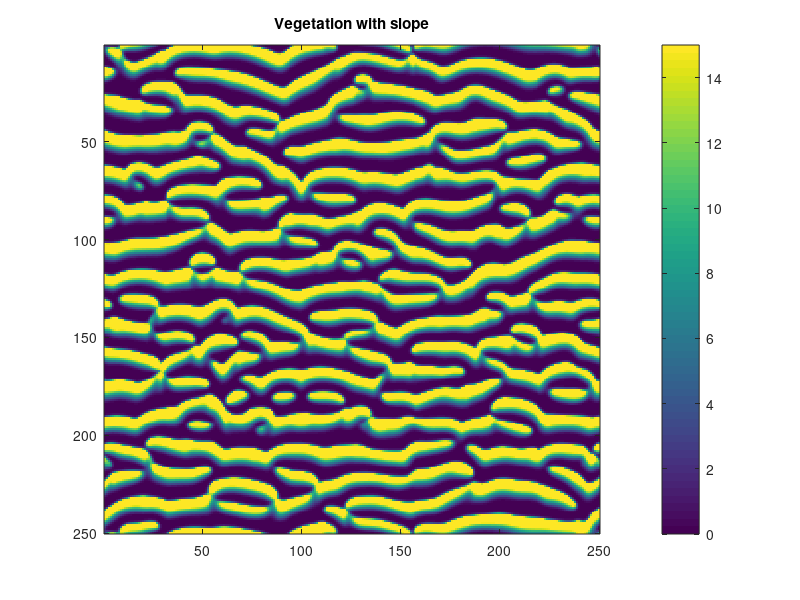

The MATLAB script that drew this image:
% MODEL EXERCISEFLAT
% Spatial redistribution of surface water.
% Stefan Dekker, Willem Bouten, Maarten Boerlijst en Max Rietkerk.
% Rietkerk et al. 2002. Self-organization of vegetation in arid ecosystems.
% The American Naturalist 160(4): 524-530.
% DeltaX, DeltaY, DifP, DifW and DifO have unrealistic values that differ from original
% publication to increase computation speed for educational purposes.

clear all
clc

% System discretisation (see remark above)
DeltaX=101; % (m)
DeltaY=101; % (m)

% Diffusion constants for plants, soil water and surface water (see remark above)
DifP=100;   % (m2.d-1)
DifW=1;     % (m2.d-1)
DifO=1000;  % (m2.d-1)

% Initial fraction of grid cells with bare ground 
frac=0.90;  % (-)

% Parameter values
R       =   1.3;  % Rainfall (mm.d-1)
alpha   =   0.1;  % Proportion of surface water available for infiltration (d-1)
W0      =  0.15;  % Bare soil infiltration (-)
rw      =   0.1;  % Soil water loss rate due to seepage and evaporation (d-1)
c       =    10;  % Plant uptake constant (g.mm-1.m-2)
gmax    =  0.05;  % Plant growth constant (mm.g-1.m-2.d-1)   
d       =   0.4;  % Plant senescence rate and grazing rate (d-1)
k1      =     3;  % Half saturation constant for plant uptake and growth (mm)
k2      =     5;  % Half saturation constant for water infiltration (g.m-2)
v       =    30;

% Number of grid cells
m=250;
NX=m;
NY=m;

% Timesteps
dT=1;     % timestep
Time=1;      % begin time       
EndTime=2000;    % end time
PlotStep=10; % (d)
PlotTime=PlotStep; % (d)

% Initialisation
popP = zeros(m,m);                
popW = zeros(m,m);                
popO = zeros(m,m);
dP=zeros(m,m);
dO=zeros(m,m);
dW=zeros(m,m);
NetP=zeros(m,m);
NetW=zeros(m,m);
NetO=zeros(m,m);

%Boundary conditions
FYP = zeros(NY+1,NX);   	% bound.con. no flow in/out to Y-direction	
FXP = zeros(NY,NX+1);		% bound.con. no flow in/out to X-direction
FYW = zeros(NY+1,NX);   	% bound.con. no flow in/out to Y-direction	
FXW = zeros(NY,NX+1);		% bound.con. no flow in/out to X-direction
FYO = zeros(NY+1,NX);   	% bound.con. no flow in/out to Y-direction	
FXO = zeros(NY,NX+1);		% bound.con. no flow in/out to X-direction

% Initial state
for i=1:m
  for j=1:m
    if (rand > frac)
      popO(i,j)=R/(alpha*W0); % Homogeneous equilibrium surface water in absence of plants
      popW(i,j)=R/rw; % Homogeneous equilibrium soil water in absence of plants
      popP(i,j)=90; % Initial plant biomass
    else
      popO(i,j)=R/(alpha*W0); % Homogeneous equilibrium surface water in absence of plants
      popW(i,j)=R/rw; % Homogeneous equilibrium soil water in absence of plants
      popP(i,j)=0; % Initial plant biomass
    end
  end
end

% Timesteps
while Time<=EndTime    

% Periodic boundary conditions
popW(1,:)=popW(NY-1,:);
popW(NY,:)=popW(2,:);
popW(:,1)=popW(:,NX-1);
popW(:,NX)=popW(:,2);

popP(1,:)=popP(NY-1,:);
popP(NY,:)=popP(2,:);
popP(:,1)=popP(:,NX-1);
popP(:,NX)=popP(:,2);

popO(1,:)=popO(NY-1,:);
popO(NY,:)=popO(2,:);
popO(:,1)=popO(:,NX-1);
popO(:,NX)=popO(:,2);
    
    
% Reaction
dO = R - alpha.*popO.*(popP + k2*W0)./(popP + k2);
dW = alpha.*popO.*(popP + k2*W0)./(popP + k2) - gmax.*popW./(popW+k1).*popP - rw.*popW;
dP = c.*gmax.*popW./(popW+k1).*popP - d.*popP;

% Diffusion
% calculate Flow in x-direction : Flow = -D * dpopP/dx;
FXP (1:i,2:j) = -DifP * (popP(1:i,2:j)- popP(1:i,1:j-1))/DeltaX;	
FXW (1:i,2:j) = -DifW * (popW(1:i,2:j)- popW(1:i,1:j-1))/DeltaX;	
%FXO (1:i,2:j) = -DifO * (popO(1:i,2:j)- popO(1:i,1:j-1))/DeltaX;	

% calculate Flow in y-direction: Flow = -D * dpopP/dy;
FYP (2:i,1:j) = -DifP * (popP(2:i,1:j)- popP(1:i-1,1:j))/DeltaY;	
FYW (2:i,1:j) = -DifW * (popW(2:i,1:j)- popW(1:i-1,1:j))/DeltaY;	
FYO (2:i,1:j) =  v * popO(1:i-1,1:j);	

% calculate netflow
NetP (1:i,1:j) = (FXP(1:i,1:j)- FXP(1:i,2:j+1))/DeltaX +(FYP(1:i,1:j) - FYP(2:i+1,1:j))/DeltaY;
NetW (1:i,1:j) = (FXW(1:i,1:j)- FXW(1:i,2:j+1))/DeltaX +(FYW(1:i,1:j) - FYW(2:i+1,1:j))/DeltaY;
NetO (1:i,1:j) = (FXO(1:i,1:j)- FXO(1:i,2:j+1))/DeltaX +(FYO(1:i,1:j) - FYO(2:i+1,1:j))/DeltaY;	

% Update
   popW = popW + NetW*dT + dW*dT;
   popO = popO + NetO*dT + dO*dT;
   popP = popP + NetP*dT + dP*dT;

   Time=Time+dT;
   
   PlotTime=PlotTime-dT;
   if PlotTime<=0
       imagesc (popP); title 'Vegetation with slope' 
       caxis([0 15]);
       colorbar
       drawnow;
       PlotTime=PlotStep;
   end
end